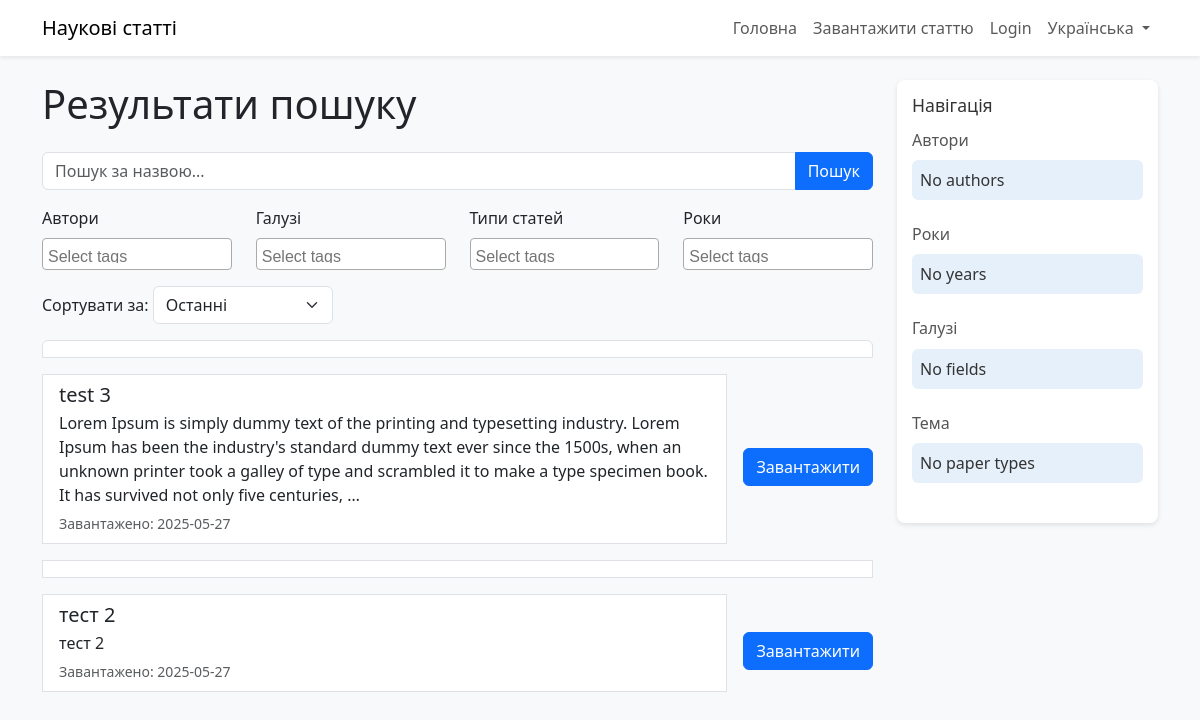
/uk/search/, run on the app's committed database.
### papers/models.py (models this page shows, shortened)
class Paper(models.Model):
    title = models.CharField(max_length=200)
    description = models.TextField()
    creation_year = models.IntegerField(null=True, blank=True)  # Made optional
    file = models.FileField(upload_to='papers/')
    upload_date = models.DateTimeField(auto_now_add=True)
    view_count = models.IntegerField(default=0)
    tags = models.ManyToManyField('Tag', related_name='papers')
    uploader_name = models.CharField(max_length=100, blank=True, null=True)  # For unauthenticated users
    STATUS_CHOICES = (
        ('pending', 'Pending'),
        ('approved', 'Approved'),
        ('rejected', 'Rejected'),
    )
    status = models.CharField(max_length=20, choices=STATUS_CHOICES, default='pending')

### papers/views.py (the view)
# urls.py: path('search/', views.search_results, name='search_results'),
def search_results(request):
    query = request.GET.get('q', '')
    selected_author_tags = request.GET.getlist('tags_author')
    selected_field_tags = request.GET.getlist('tags_field')
    selected_paper_type_tags = request.GET.getlist('tags_paper_type')
    selected_year_tags = request.GET.getlist('tags_year')
    sort = request.GET.get('sort', 'latest')
    papers = Paper.objects.filter(status='approved')
    tags = {
        'author': Tag.objects.filter(category='author', status='approved'),
        'field': Tag.objects.filter(category='field', status='approved'),
        'paper_type': Tag.objects.filter(category='paper_type', status='approved'),
        'year': Tag.objects.filter(category='year', status='approved'),
    }
    if query:
        papers = papers.filter(Q(title__icontains=query) | Q(description__icontains=query))
    if selected_author_tags:
        papers = papers.filter(tags__id__in=selected_author_tags).distinct()
    if selected_field_tags:
        papers = papers.filter(tags__id__in=selected_field_tags).distinct()
    if selected_paper_type_tags:
        papers = papers.filter(tags__id__in=selected_paper_type_tags).distinct()
    if selected_year_tags:
        papers = papers.filter(tags__id__in=selected_year_tags).distinct()
    if sort == 'popular':
        papers = papers.order_by('-view_count')
    else:
        papers = papers.order_by('-upload_date')
    return render(request, 'papers/search_results.html', {
        'papers': papers,
        'tags': tags,
        'query': query,
        'selected_author_tags': selected_author_tags,
        'selected_field_tags': selected_field_tags,
        'selected_paper_type_tags': selected_paper_type_tags,
        'selected_year_tags': selected_year_tags,
        'sort': sort,
    })

### papers/templates/papers/search_results.html (shortened to what this page needs)
<!DOCTYPE html>
{% load i18n static %}
{% get_current_language as LANGUAGE_CODE %}
{% get_language_info for LANGUAGE_CODE as lang_info %}
<html lang="{{ LANGUAGE_CODE }}">
<head>
    <link href="https://cdn.jsdelivr.net/npm/bootstrap@5.3.0/dist/css/bootstrap.min.css" rel="stylesheet">
    <link href="https://cdn.jsdelivr.net/npm/select2@4.1.0-rc.0/dist/css/select2.min.css" rel="stylesheet">
    <link rel="stylesheet" href="{% static 'papers/css/styles.css' %}">
</head>
<body class="bg-light">
    <nav class="navbar navbar-expand-lg navbar-light bg-white shadow-sm">
        <div class="container">
            <a class="navbar-brand" href="{% url 'home' %}">{% trans "Наукові статті" %}</a>
            <div class="collapse navbar-collapse" id="navbarNav">
                <ul class="navbar-nav ms-auto">
                    <li class="nav-item">
                        <a class="nav-link" href="{% url 'home' %}">{% trans "Головна" %}</a>
                    </li>
                    <li class="nav-item">
                        <a class="nav-link" href="{% url 'upload_paper' %}">{% trans "Завантажити статтю" %}</a>
                    </li>
                    {% if user.is_authenticated %}
                    <li class="nav-item">
                        <a class="nav-link" href="{% url 'logout' %}">{% trans "Logout" %}</a>
                    </li>
                    {% else %}
                    <li class="nav-item">
                        <a class="nav-link" href="{% url 'login' %}">{% trans "Login" %}</a>
                    </li>
                    {% endif %}
                    <li class="nav-item dropdown">
                        <a class="nav-link dropdown-toggle" href="#" id="languageDropdown" role="button" data-bs-toggle="dropdown">
                            {{ lang_info.name_local }}
                        </a>
                    </li>
                </ul>
            </div>
        </div>
    </nav>
    <div class="container mt-4">
        <div class="row">
            <div class="col-lg-9">
                <h1 class="mb-4">{% trans "Результати пошуку" %}</h1>
                <form method="get" action="{% url 'search_results' %}">
                    <div class="input-group mb-3">
                        <input type="text" name="q" class="form-control" placeholder="{% trans 'Пошук за назвою...' %}" value="{{ query }}">
                        <button class="btn btn-primary" type="submit">{% trans "Пошук" %}</button>
                    </div>
                    <div class="row mb-3">
                        <div class="col-md-3">
                            <label for="tags_author" class="form-label">{% trans "Authors" %}</label>
                        </div>
                        <div class="col-md-3">
                            <label for="tags_field" class="form-label">{% trans "Fields" %}</label>
                        </div>
                        <div class="col-md-3">
                            <label for="tags_paper_type" class="form-label">{% trans "Paper Types" %}</label>
                        </div>
                        <div class="col-md-3">
                            <label for="tags_year" class="form-label">{% trans "Years" %}</label>
                        </div>
                    </div>
                    <div class="mb-3">
                        <label>{% trans "Сортувати за" %}:</label>
                        <select name="sort" class="form-select d-inline-block w-auto" onchange="this.form.submit()">
                            <option value="latest" {% if sort == 'latest' %}selected{% endif %}>{% trans "Останні" %}</option>
                        </select>
                    </div>
                    <div class="list-group">
                        {% for paper in papers %}
                        <a href="{% url 'paper_detail' paper.id %}" class="list-group-item list-group-item-action mb-3 clickable-card" style="display: block;">
                            <div class="d-flex w-100 justify-content-between align-items-center">
                                <div>
                                    <h5 class="mb-1">{{ paper.title }}</h5>
                                    <p class="mb-1">{{ paper.description|truncatewords:50 }}</p>
                                    <small class="text-muted">{% trans "Завантажено" %}: {{ paper.upload_date|date:"Y-m-d" }}</small>
                                </div>
                                <a href="{{ paper.file.url }}" class="btn btn-primary download-btn ms-3" target="_blank" onclick="event.stopPropagation();">{% trans "Завантажити" %}</a>
                            </div>
                        </a>
                        {% empty %}
                        <p>{% trans "Статей не знайдено" %}</p>
                        {% endfor %}
                    </div>
                </form>
            </div>
            <div class="col-lg-3">
                <div class="sidebar">
                    <h5>{% trans "Навігація" %}</h5>
                    <div class="nav-section">
                        <h6>{% trans "All Authors" %}</h6>
                        <ul class="list-group">
                            {% with tags.author|dictsortreversed:"num_papers" as top_authors %}
                            {% if top_authors %}
                            {% for tag in top_authors|slice:":5" %}
                            {% if tag.num_papers > 0 %}
                            <li class="list-group-item nav-item-light">{{ tag.name }} ({{ tag.num_papers|default:"0" }})</li>
                            {% endif %}
                            {% endfor %}
                            {% if not top_authors|length or top_authors|length == 0 or top_authors|slice:":5"|length == 0 %}
                            <li class="list-group-item nav-item-light">{% trans "No authors with papers" %}</li>
                            {% endif %}
                            {% else %}
                            <li class="list-group-item nav-item-light">{% trans "No authors" %}</li>
                            {% endif %}
                            {% endwith %}
                        </ul>
                    </div>
                    <div class="nav-section">
                        <h6>{% trans "All Years" %}</h6>
                        <ul class="list-group">
                            {% with tags.year|dictsortreversed:"num_papers" as top_years %}
                            {% if top_years %}
                            {% for tag in top_years|slice:":5" %}
                            {% if tag.num_papers > 0 %}
                            <li class="list-group-item nav-item-light">{{ tag.name }} ({{ tag.num_papers|default:"0" }})</li>
                            {% endif %}
                            {% endfor %}
                            {% if not top_years|length or top_years|length == 0 or top_years|slice:":5"|length == 0 %}
                            <li class="list-group-item nav-item-light">{% trans "No years with papers" %}</li>
                            {% endif %}
                            {% else %}
                            <li class="list-group-item nav-item-light">{% trans "No years" %}</li>
                            {% endif %}
                            {% endwith %}
                        </ul>
                    </div>
                    <div class="nav-section">
                        <h6>{% trans "All Fields" %}</h6>
                        <ul class="list-group">
                            {% with tags.field|dictsortreversed:"num_papers" as top_fields %}
                            {% if top_fields %}
                            {% for tag in top_fields|slice:":5" %}
                            {% if tag.num_papers > 0 %}
                            <li class="list-group-item nav-item-light">{{ tag.name }} ({{ tag.num_papers|default:"0" }})</li>
                            {% endif %}
                            {% endfor %}
                            {% if not top_fields|length or top_fields|length == 0 or top_fields|slice:":5"|length == 0 %}
                            <li class="list-group-item nav-item-light">{% trans "No fields with papers" %}</li>
                            {% endif %}
                            {% else %}
                            <li class="list-group-item nav-item-light">{% trans "No fields" %}</li>
                            {% endif %}
                            {% endwith %}
                        </ul>
                    </div>
                    <div class="nav-section">
                        <h6>{% trans "All Paper Types" %}</h6>
                        <ul class="list-group">
                            {% with tags.paper_type|dictsortreversed:"num_papers" as top_paper_types %}
                            {% if top_paper_types %}
                            {% for tag in top_paper_types|slice:":5" %}
                            {% if tag.num_papers > 0 %}
                            <li class="list-group-item nav-item-light">{{ tag.name }} ({{ tag.num_papers|default:"0" }})</li>
                            {% endif %}
                            {% endfor %}
                            {% if not top_paper_types|length or top_paper_types|length == 0 or top_paper_types|slice:":5"|length == 0 %}
                            <li class="list-group-item nav-item-light">{% trans "No paper types with papers" %}</li>
                            {% endif %}
                            {% else %}
                            <li class="list-group-item nav-item-light">{% trans "No paper types" %}</li>
                            {% endif %}
                            {% endwith %}
                        </ul>
                    </div>
                </div>
            </div>
        </div>
    </div>
</body>
</html>

### papers/static/papers/css/styles.css (style rules this page uses)
.clickable-card { transition: background-color 0.2s, transform 0.1s; }
.sidebar { background-color: #fff; padding: 15px; border-radius: 8px; box-shadow: 0 2px 5px rgba(0, 0, 0, 0.1); }
.sidebar h5 { margin-bottom: 15px; font-size: 1.1rem; color: #333; }
.nav-section { margin-bottom: 20px; }
.nav-section h6 { font-size: 1rem; margin-bottom: 10px; color: #555; }
.nav-item-light { background-color: #e6f0fa; border: none; padding: 8px; margin-bottom: 5px; border-radius: 4px; color: #333; }

### data on the page
Paper: title "test 3", description "Lorem Ipsum is simply dummy text of the printing and typesetting industry. Lorem Ipsum has been the industry's standard dummy text ever since the 1500s, when an unknown printer took a galley of type and scrambled it to make a type specimen book. It has survived not only five centuries, …", upload_date "2025-05-27"
Paper: title "тест 2", description "тест 2", upload_date "2025-05-27"

### other printed values
{{ lang_info.name_local }} "Українська"
